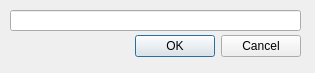
<?xml version="1.0" encoding="UTF-8"?>
<ui version="4.0">
 <class>OpenFromP4MainWindow</class>
 <widget class="QDialog" name="OpenFromP4MainWindow">
  <property name="geometry">
   <rect>
    <x>0</x>
    <y>0</y>
    <width>315</width>
    <height>73</height>
   </rect>
  </property>
  <property name="windowTitle">
   <string>Dialog</string>
  </property>
  <widget class="QDialogButtonBox" name="buttonBox">
   <property name="geometry">
    <rect>
     <x>10</x>
     <y>30</y>
     <width>291</width>
     <height>32</height>
    </rect>
   </property>
   <property name="orientation">
    <enum>Qt::Horizontal</enum>
   </property>
   <property name="standardButtons">
    <set>QDialogButtonBox::Cancel|QDialogButtonBox::Ok</set>
   </property>
  </widget>
  <widget class="QLineEdit" name="lineEdit">
   <property name="geometry">
    <rect>
     <x>10</x>
     <y>10</y>
     <width>291</width>
     <height>21</height>
    </rect>
   </property>
  </widget>
 </widget>
 <resources/>
 <connections>
  <connection>
   <sender>buttonBox</sender>
   <signal>accepted()</signal>
   <receiver>OpenFromP4MainWindow</receiver>
   <slot>accept()</slot>
   <hints>
    <hint type="sourcelabel">
     <x>248</x>
     <y>254</y>
    </hint>
    <hint type="destinationlabel">
     <x>157</x>
     <y>274</y>
    </hint>
   </hints>
  </connection>
  <connection>
   <sender>buttonBox</sender>
   <signal>rejected()</signal>
   <receiver>OpenFromP4MainWindow</receiver>
   <slot>reject()</slot>
   <hints>
    <hint type="sourcelabel">
     <x>316</x>
     <y>260</y>
    </hint>
    <hint type="destinationlabel">
     <x>286</x>
     <y>274</y>
    </hint>
   </hints>
  </connection>
 </connections>
</ui>
